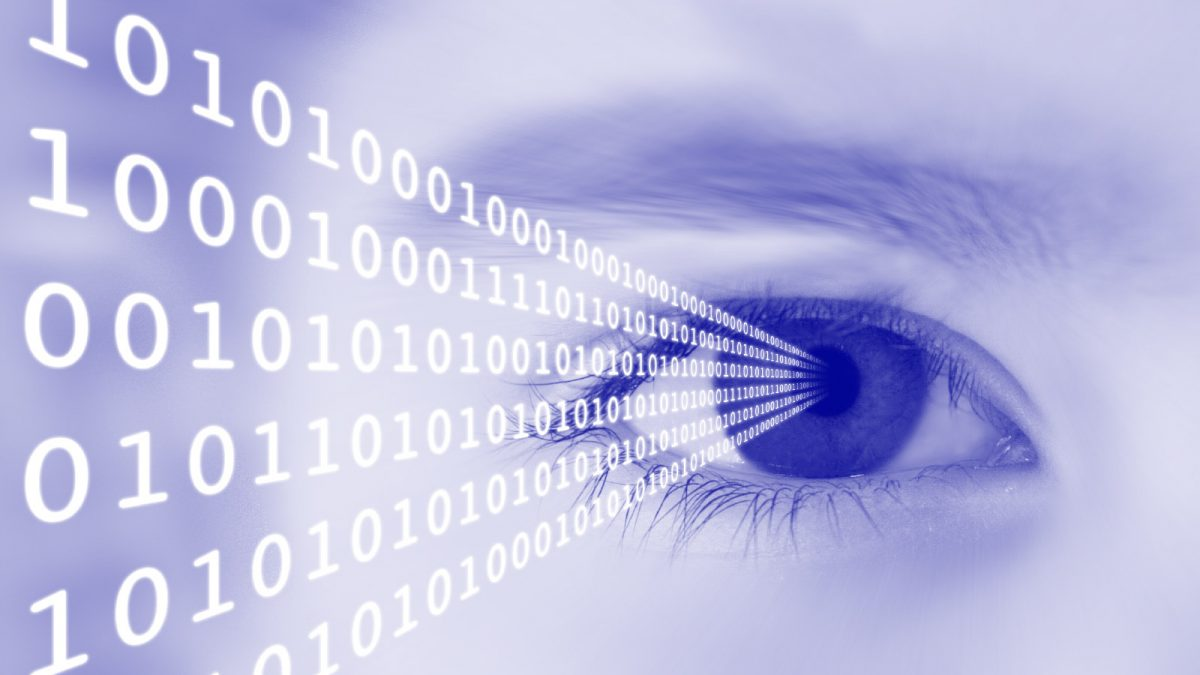
#> input picture img.jpg, 1200 x 675 px
$ jupyter execute 2_c.ipynb
#> lines starting #> are read from the running program, lines starting #| are printed output that depends on the picture
[cell 1]
import numpy as np
import cv2
import matplotlib.pyplot as plt

def extract_msb_image(image, num_bits):

    # Retain only the MSBs and discard the rest
    msb_image = (image >> (8 - num_bits)) << (8 - num_bits)
    return msb_image

# Load a 512x512 grayscale image
image_path = "img.jpg"  # Replace with your image path
original_image = cv2.imread(image_path, cv2.IMREAD_GRAYSCALE)
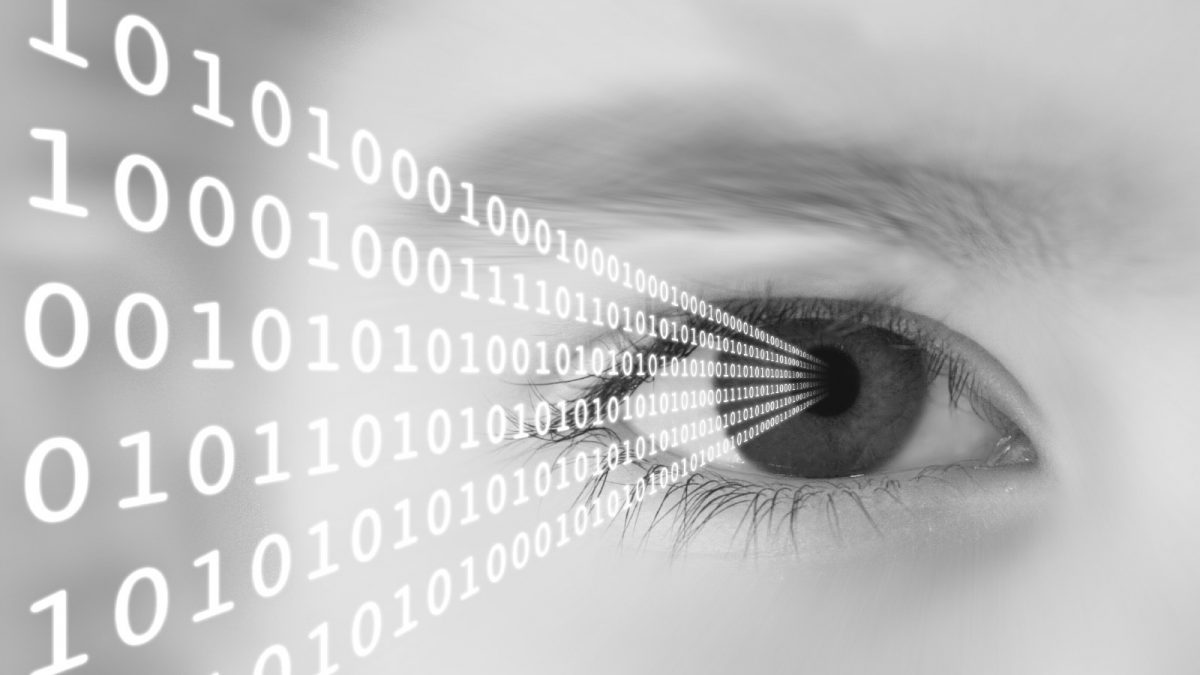
#> original_image: shape (675, 1200); min 11, max 255, mean 190.5

if original_image is None:
    raise ValueError("Could not load the image. Please check the file path.")

# Resize the image if not 512x512
if original_image.shape != (512, 512):
    original_image = cv2.resize(original_image, (512, 512), interpolation=cv2.INTER_AREA)
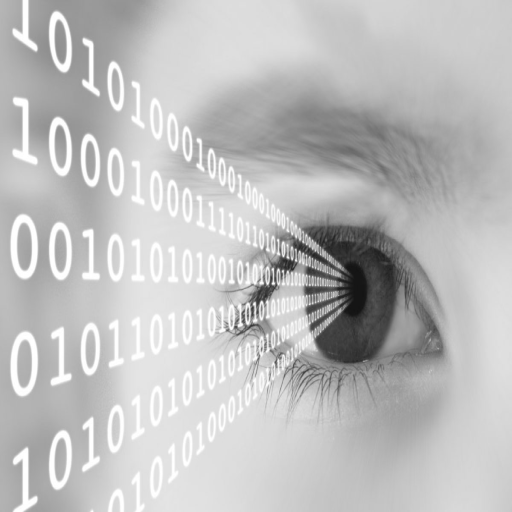
#> original_image: shape (512, 512); min 19, max 255, mean 190.5

# Extract the last 3 MSBs
num_bits = 3
msb_image = extract_msb_image(original_image, num_bits)
#> in extract_msb_image, `msb_image = (image >> (8 - num_bits)) << (8 - num_bits)`:
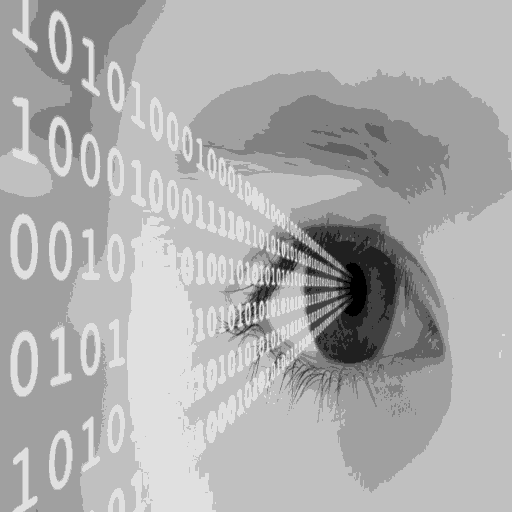
#> msb_image: shape (512, 512); min 0, max 224, mean 173.9

# Calculate the difference image
difference_image = cv2.absdiff(original_image, msb_image)
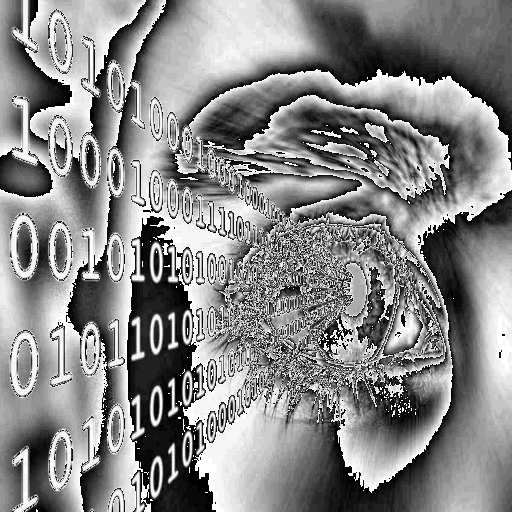
#> difference_image: shape (512, 512); min 0, max 31, mean 16.5; drawn with min black and max white

# Display the original, MSB reconstructed, and difference images
plt.figure(figsize=(18, 6))

plt.subplot(1, 3, 1)
plt.imshow(original_image, cmap='gray')
plt.title('Original Image')
plt.axis('off')

plt.subplot(1, 3, 2)
plt.imshow(msb_image, cmap='gray')
plt.title(f'Reconstructed from Last {num_bits} MSBs')
plt.axis('off')

plt.subplot(1, 3, 3)
plt.imshow(difference_image, cmap='gray')
plt.title('Difference Image')
plt.axis('off')

plt.tight_layout()
plt.show()
